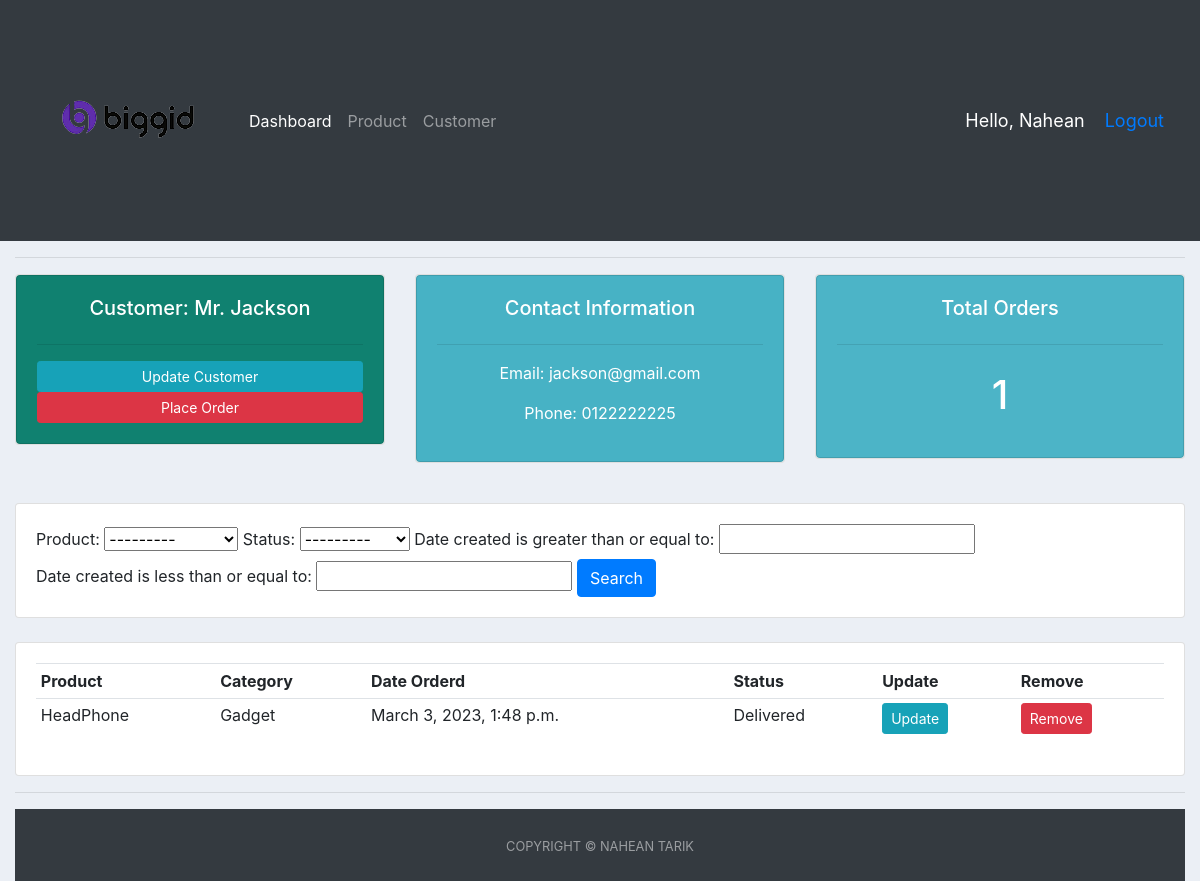
/customer/1/ (signed in), run on an earlier commit of the app's database.
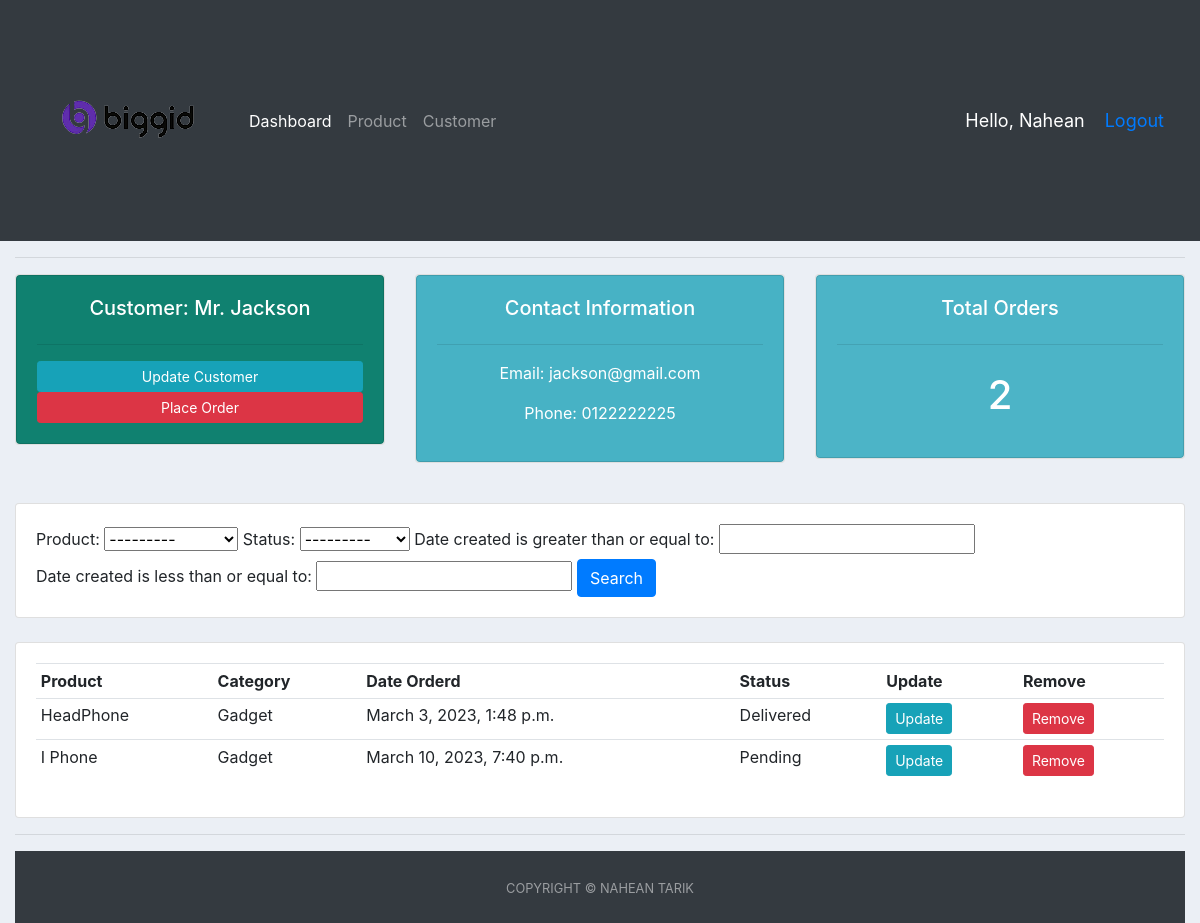
And on a later commit of the database.
### accounts/models.py (models this page shows, shortened)
class Customer(models.Model):
    name = models.CharField(max_length=200, null=True)
    phone = models.CharField(max_length=200, null=True)
    email = models.CharField(max_length=200, null=True)
    date_created = models.DateTimeField(auto_now_add=True, null=True)

class Order(models.Model):
    STATUS = (
        ('Pending', 'Pending'),
        ('On Process', 'On Process'),
        ('Delivered', 'Delivered'),
    )
    customer = models.ForeignKey(
        Customer, null=True, on_delete=models.SET_NULL)
    product = models.ForeignKey(Product, null=True, on_delete=models.SET_NULL)
    date_created = models.DateTimeField(auto_now_add=True, null=True)
    status = models.CharField(max_length=200, null=True, choices=STATUS)

class Product(models.Model):
    CATEGORY = (
        ('Food', 'Food'),
        ('Outdoor Item', 'Outdoor Item'),
        ('Gadget', 'Gadget'),
    )
    name = models.CharField(max_length=200, null=True)
    price = models.FloatField(null=True)
    category = models.CharField(max_length=200, null=True, choices=CATEGORY)
    Description = models.CharField(max_length=200, null=True, blank=True)
    date_created = models.DateTimeField(auto_now_add=True, null=True)
    tags = models.ManyToManyField(Tag)
    def __str__(self):
        return self.name

### accounts/views.py (the view)
# urls.py: path('customer/<str:cng>/', views.customer, name='customer'),
@login_required(login_url='login')
def customer(request, cng):
    customer = Customer.objects.get(id=cng)
    orders = customer.order_set.all()
    myFilters = OrderFilters(request.GET, queryset=orders)
    orders = myFilters.qs
    total_orders = orders.count()
    context = {'orders': orders, 'customer': customer,
               'total_orders': total_orders, 'myFilters': myFilters}
    return render(request, 'accounts/customer.html', context)

### accounts/templates/accounts/customer.html
{% extends 'accounts/main.html' %} {% block content %}
<div class="row">
  <div class="col-md">
    <div class="card text-center text-white mb-3" id="Customer">
      <div class="card card-body" style="background-color: #108170">
        <h5>Customer: {{customer.name}}</h5>
        <hr />
        <a class="btn btn-sm btn-info" href="">Update Customer</a>
        <a
          class="btn btn-sm btn-danger"
          href="{% url 'create_order' customer.id %}"
          >Place Order</a
        >
      </div>
    </div>
  </div>
  <div class="col-md">
    <div class="card text-center text-white mb-3" id="Customer">
      <div class="card card-body" style="background-color: #47b2c5">
        <h5>Contact Information</h5>
        <hr />
        <p>Email: {{customer.email}}</p>
        <p>Phone: {{customer.phone}}</p>
      </div>
    </div>
  </div>
  <div class="col-md">
    <div class="card text-center text-white mb-3" id="Customer">
      <div class="card card-body" style="background-color: #4cb4c7">
        <h5>Total Orders</h5>
        <hr />
        <h1 style="text-align: center; padding: 10px">{{total_orders}}</h1>
      </div>
    </div>
  </div>
</div>
<br />
<div class="row">
  <div class="col">
    <div class="card card-body">
      <form method="get">
        {{myFilters.form}}
        <button class="btn btn-primary" type="submit">Search</button>
      </form>
    </div>
  </div>
</div>
<br />
<div class="row">
  <div class="col-md">
    <div class="card card-body">
      <table class="table table-sm">
        <tr>
          <th>Product</th>
          <th>Category</th>
          <th>Date Orderd</th>
          <th>Status</th>
          <th>Update</th>
          <th>Remove</th>
        </tr>
        {% for i in orders %}
        <tr>
          <td>{{i.product}}</td>
          <td>{{i.product.category}}</td>
          <td>{{i.date_created}}</td>
          <td>{{i.status}}</td>
          <td>
            <a class="btn btn-sm btn-info" href="{% url 'update_order' i.id %}"
              >Update</a
            >
          </td>
          <td>
            <a
              class="btn btn-sm btn-danger"
              href="{% url 'customer_order_delete' i.id %}"
              >Remove</a
            >
          </td>
        </tr>
        {% endfor %}
      </table>
    </div>
  </div>
</div>
{% endblock %}

### accounts/templates/accounts/main.html (shortened to what this page needs)
{% load static %}
<!DOCTYPE html>
<html lang="en">
  <head>
    <link
      rel="stylesheet"
      href="https://cdn.jsdelivr.net/npm/bootstrap@4.4.1/dist/css/bootstrap.min.css"
    />
  </head>
  <body>
    {% include 'accounts/navbar.html' %}
    <div class="container-fluid">
    <hr />
    {% block content %} {% endblock %}
    <hr />
    {% include 'accounts/footer.html' %}
  </body>
</html>

### accounts/templates/accounts/navbar.html (shortened to what this page needs)
{% load static %}
<nav class="navbar navbar-expand-lg navbar-dark bg-dark">
  <img src="{% static '/static/image/im1.png' %}">
    <div class="collapse navbar-collapse" id="navbarNav">
      <ul class="navbar-nav">
        <li class="nav-item active">
          <a class="nav-link" href="{% url 'home' %}">Dashboard <span class="sr-only">(current)</span></a>
        </li>
        <li class="nav-item">
          <a class="nav-link" href="{% url 'product' %}">Product</a>
        </li>
      <li class="nav-item">
        <a class="nav-link" href="{% url 'customer_page' %}">Customer</a>
      </li>
    </div>
    <span class="hello-msg">Hello, {{request.user}}</span>
    <span class="hello-msg"><a href="{% url 'logout' %}">Logout</a></span>
  </nav>

### accounts/templates/accounts/footer.html
<footer
  id="sticky-footer"
  class="flex-shrink-0 py-4 bg-dark text-white-50 footer-expand-lg"
>
  <div class="container text-center">
    <small>COPYRIGHT &copy; NAHEAN TARIK </small>
  </div>
</footer>

### accounts/templates/accounts/main.html (style rules this page uses)
body { background-color: #ebeff5; }

### accounts/templates/accounts/navbar.html (style rules this page uses)
.hello-msg { font-size: 18px; color: white; margin-right: 20px; }

What changed in the data, as far as the page shows it:
added Order: product "I Phone", product.category "Gadget", date_created "March 10, 2023, 7:40 p.m.", status "Pending"
Also different on the page:
{{ total_orders }}: "1" → "2"
